Frame 1 (no input): blank canvas, image omitted
Frame 60 (no input): blank canvas, image omitted
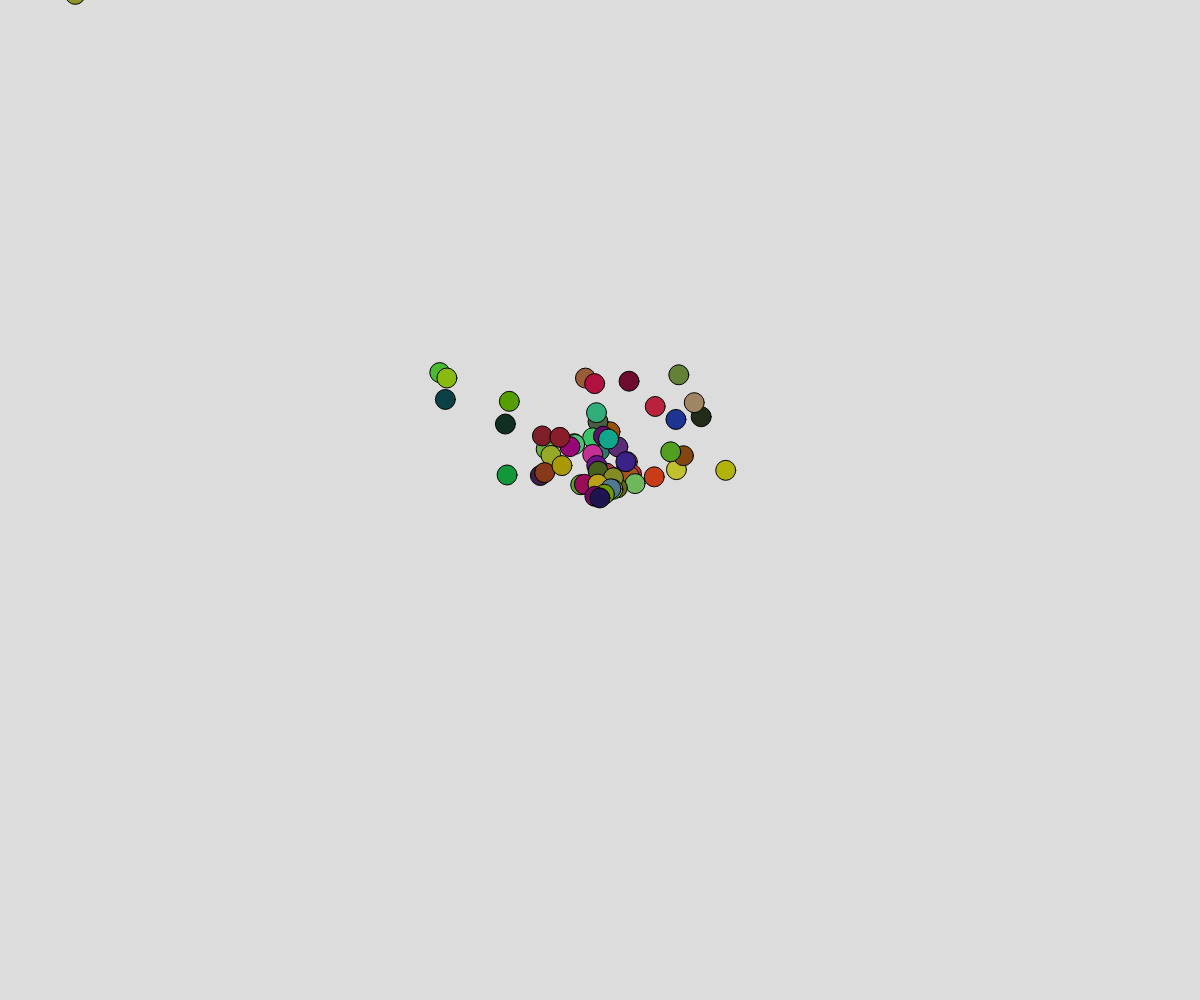
Frame 120 (the mouse pressed at the canvas centre since frame 60)

The p5.js sketch whose frames 1 and 60 were blank and that drew this single picture after the mouse press (run headless with seeded random() and noise() and a simulated clock; from frame 60 on, the mouse is pressed at the canvas centre):

// p5.js sketch
// ── sketch.js
// vector demo
// ahmad fayed
// dec 7ht
//
// Extra for Experts:
// -first look at vectors for velocity and acceleration"

let movers = [];

function setup() {
  createCanvas(windowWidth, windowHeight);
}

function mousePressed(){
  movers.push(new Mover(mouseX,mouseY));
}

function draw() {
  background(220);
  movers.push(new Mover(mouseX,mouseY));
  // enhanced for loop
  for(let i = 0 ; i < movers.length; i++){
    let m = movers[i];
    m.move();
    m.display();
    // what about removal?
    if(!m.isAlive()){
      movers.splice(i,1);
      i--;
    }



  }
  
}
class Mover{
  constructor(x,y){
    this.size = 20;
    this.position = createVector(x,y);
    this.velocity= createVector(random(-3,3),random(-3,-1));
    this.acceleration = createVector(0,0.02);
    this.c = color(random(200),random(200), random(150));
    this.alive = true;

  }
  move(){
    //update velocity
    this.velocity.add(this.acceleration);
    this.position.add(this.velocity);
    this.velocity.limit(5); // max vel of 5 px/frame
    if(this.position.y > height){
      this.alive = false;
    }
  }
  display(){
    fill(this.c);
    push();
    translate(this.position.x,this.position.y);
    circle(0,0,this.size); 
    pop();
  }
  isAlive(){
    return this.alive;

  }
}
